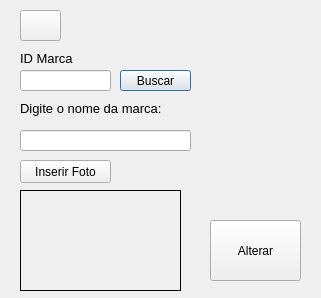
<?xml version="1.0" encoding="UTF-8"?>
<ui version="4.0">
 <class>TelaAlterarMarca</class>
 <widget class="QDialog" name="TelaAlterarMarca">
  <property name="geometry">
   <rect>
    <x>0</x>
    <y>0</y>
    <width>321</width>
    <height>298</height>
   </rect>
  </property>
  <property name="windowTitle">
   <string>Dialog</string>
  </property>
  <widget class="QPushButton" name="pushButton_AlterarMarca">
   <property name="geometry">
    <rect>
     <x>210</x>
     <y>220</y>
     <width>91</width>
     <height>61</height>
    </rect>
   </property>
   <property name="text">
    <string>Alterar</string>
   </property>
   <property name="icon">
    <iconset resource="resources.qrc">
     <normaloff>:/rec/img/devices_floppydisk_dispositivos_691.png</normaloff>:/rec/img/devices_floppydisk_dispositivos_691.png</iconset>
   </property>
   <property name="iconSize">
    <size>
     <width>28</width>
     <height>28</height>
    </size>
   </property>
   <property name="autoDefault">
    <bool>true</bool>
   </property>
   <property name="default">
    <bool>false</bool>
   </property>
   <property name="flat">
    <bool>false</bool>
   </property>
  </widget>
  <widget class="QLabel" name="label_img">
   <property name="geometry">
    <rect>
     <x>20</x>
     <y>190</y>
     <width>161</width>
     <height>101</height>
    </rect>
   </property>
   <property name="cursor">
    <cursorShape>UpArrowCursor</cursorShape>
   </property>
   <property name="frameShape">
    <enum>QFrame::Box</enum>
   </property>
   <property name="text">
    <string>&lt;html&gt;&lt;head/&gt;&lt;body&gt;&lt;p&gt;&lt;br/&gt;&lt;/p&gt;&lt;/body&gt;&lt;/html&gt;</string>
   </property>
  </widget>
  <widget class="QLineEdit" name="lineEdit_TituloMarca">
   <property name="geometry">
    <rect>
     <x>20</x>
     <y>130</y>
     <width>171</width>
     <height>21</height>
    </rect>
   </property>
  </widget>
  <widget class="QPushButton" name="pushButton_Voltar">
   <property name="geometry">
    <rect>
     <x>20</x>
     <y>10</y>
     <width>41</width>
     <height>31</height>
    </rect>
   </property>
   <property name="styleSheet">
    <string notr="true">qproperty-icon:url(:/rec/img/reply-arrow-filled.png)</string>
   </property>
   <property name="text">
    <string/>
   </property>
   <property name="iconSize">
    <size>
     <width>24</width>
     <height>24</height>
    </size>
   </property>
  </widget>
  <widget class="QLabel" name="label">
   <property name="geometry">
    <rect>
     <x>20</x>
     <y>100</y>
     <width>171</width>
     <height>16</height>
    </rect>
   </property>
   <property name="font">
    <font>
     <pointsize>10</pointsize>
    </font>
   </property>
   <property name="text">
    <string>Digite o nome da marca:</string>
   </property>
  </widget>
  <widget class="QPushButton" name="pushButton_InserirFoto">
   <property name="geometry">
    <rect>
     <x>20</x>
     <y>160</y>
     <width>91</width>
     <height>23</height>
    </rect>
   </property>
   <property name="text">
    <string>Inserir Foto</string>
   </property>
  </widget>
  <widget class="QLineEdit" name="lineEdit_IDMarca">
   <property name="geometry">
    <rect>
     <x>20</x>
     <y>70</y>
     <width>91</width>
     <height>21</height>
    </rect>
   </property>
  </widget>
  <widget class="QLabel" name="label_2">
   <property name="geometry">
    <rect>
     <x>20</x>
     <y>50</y>
     <width>101</width>
     <height>16</height>
    </rect>
   </property>
   <property name="font">
    <font>
     <pointsize>10</pointsize>
    </font>
   </property>
   <property name="text">
    <string>ID Marca</string>
   </property>
  </widget>
  <widget class="QPushButton" name="pushButton_Buscar">
   <property name="geometry">
    <rect>
     <x>120</x>
     <y>70</y>
     <width>71</width>
     <height>21</height>
    </rect>
   </property>
   <property name="text">
    <string>Buscar</string>
   </property>
   <property name="default">
    <bool>true</bool>
   </property>
  </widget>
 </widget>
 <tabstops>
  <tabstop>lineEdit_IDMarca</tabstop>
  <tabstop>lineEdit_TituloMarca</tabstop>
  <tabstop>pushButton_InserirFoto</tabstop>
  <tabstop>pushButton_AlterarMarca</tabstop>
  <tabstop>pushButton_Voltar</tabstop>
  <tabstop>pushButton_Buscar</tabstop>
 </tabstops>
 <resources>
  <include location="resources.qrc"/>
 </resources>
 <connections/>
</ui>
